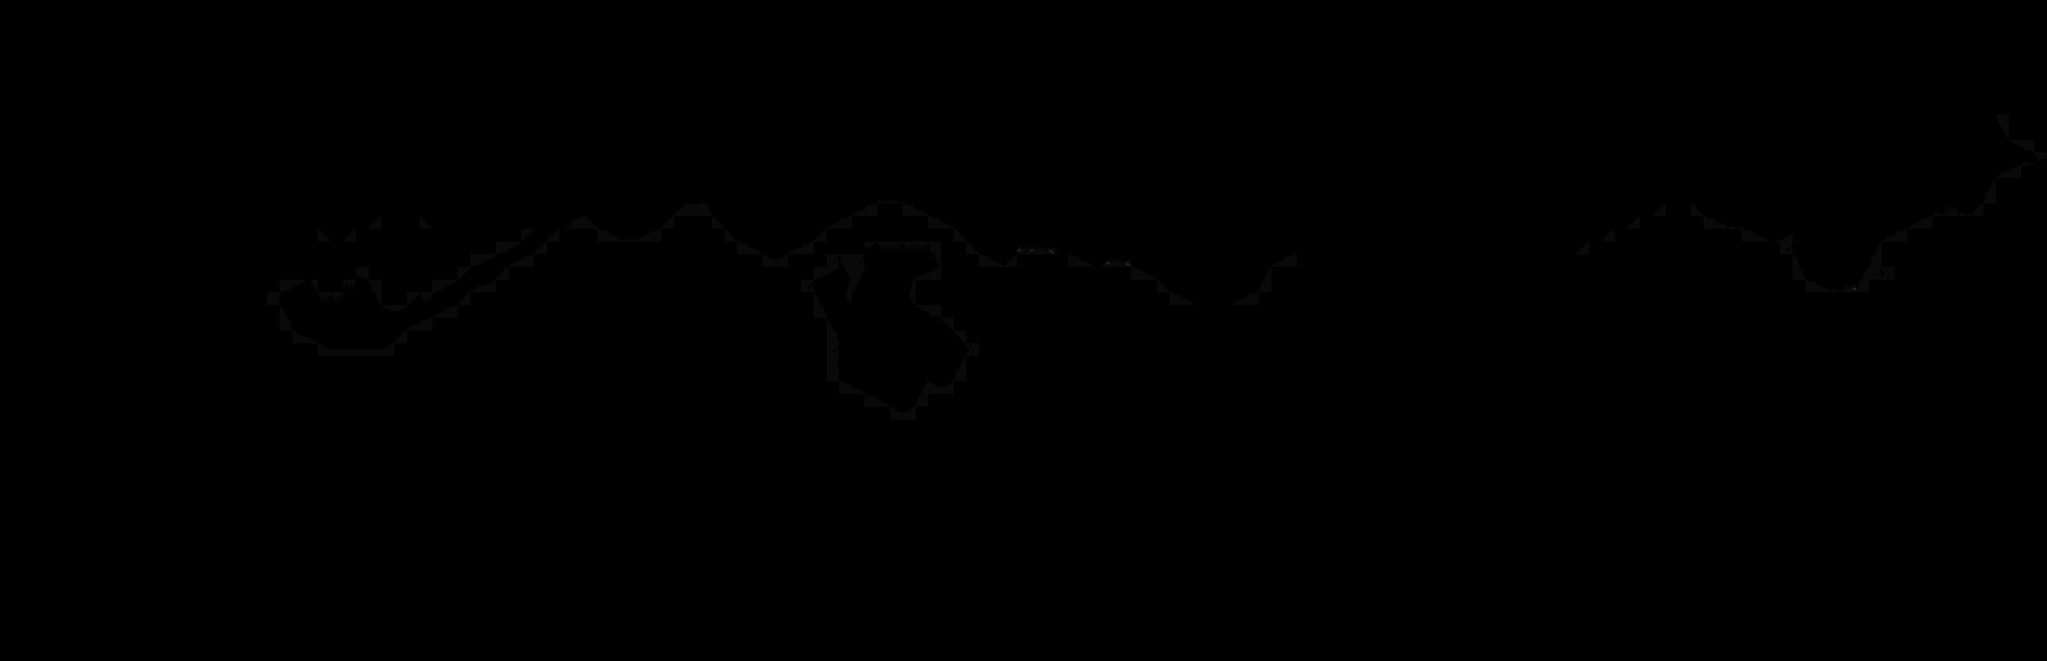

A 2D game scene composited from a Tiled map and its tileset images. What follows is a short description and the map's XML, with each tile layer's data collapsed to a summary:
An orthogonal 161x52 tile map with 16x16 px tiles, 1 tile layer (ground), 2 tilesets and 33 objects.

<map version="1.0" tiledversion="1.1.5" orientation="orthogonal" renderorder="right-down" width="161" height="52" tilewidth="16" tileheight="16" infinite="0" nextobjectid="6">
 <tileset firstgid="1" name="mininicular" tilewidth="16" tileheight="16" tilecount="80" columns="4">
  <image source="mininicular.png" width="64" height="320" />
  <terraintypes>
   <terrain name="Новый участок" tile="-1" />
  </terraintypes>
  <tile id="0" terrain="0,0,0,0">
   <objectgroup draworder="index">
    <object id="1" x="0.0625" y="0.0625" width="15.9375" height="15.9375" />
   </objectgroup>
  </tile>
  <tile id="2">
   <objectgroup draworder="index">
    <object id="0" x="0.03125" y="0.03125">
     <polygon points="0,0 15.9688,-0.03125 15.9688,15.9688 -0.03125,15.9688" />
    </object>
   </objectgroup>
  </tile>
  <tile id="3">
   <objectgroup draworder="index">
    <object id="0" x="-0.03125" y="0">
     <polygon points="0,0 16.0313,0 16.0313,16 0.03125,16" />
    </object>
   </objectgroup>
  </tile>
  <tile id="4" terrain="0,0,0,0">
   <objectgroup draworder="index">
    <object id="0" x="0.0625" y="4.125">
     <polygon points="0,0 4.0625,-4.0625 16,-4.0625 16.0625,12 -0.125,11.9375" />
    </object>
   </objectgroup>
  </tile>
  <tile id="5">
   <objectgroup draworder="index">
    <object id="0" x="-0.130435" y="0.0434783">
     <polygon points="0,0 12.1304,0 16.087,4 16.087,8.91304 10.087,15.8696 -0.0869565,15.8696" />
    </object>
   </objectgroup>
  </tile>
  <tile id="6">
   <objectgroup draworder="index">
    <object id="0" x="0.0625" y="16.0313">
     <polygon points="0,0 15.9375,-16.0313 15.9375,-0.03125" />
    </object>
   </objectgroup>
  </tile>
  <tile id="7">
   <objectgroup draworder="index">
    <object id="0" x="-0.03125" y="-0.0625">
     <polygon points="0,0 16.0313,16.0625 0.03125,16.0625" />
    </object>
   </objectgroup>
  </tile>
  <tile id="8" terrain="0,0,,0">
   <objectgroup draworder="index">
    <object id="0" x="0" y="8.0625">
     <polygon points="0,0 5.9375,-8 16.0625,-8.125 16.0625,7.875 -0.125,7.875" />
    </object>
   </objectgroup>
  </tile>
  <tile id="9">
   <objectgroup draworder="index">
    <object id="0" x="0.0434783" y="0">
     <polygon points="0,0 9.86957,0 15.9565,8.04348 15.913,16.0435 -0.100543,16.0679" />
    </object>
   </objectgroup>
  </tile>
  <tile id="10">
   <objectgroup draworder="index">
    <object id="0" x="-0.0625" y="-0.03125">
     <polygon points="0,0 16.0625,0.03125 16.0625,16.0313" />
    </object>
   </objectgroup>
  </tile>
  <tile id="11">
   <objectgroup draworder="index">
    <object id="0" x="0.03125" y="0">
     <polygon points="0,0 15.9688,0 -0.03125,16" />
    </object>
   </objectgroup>
  </tile>
  <tile id="12" terrain=",0,,0">
   <objectgroup draworder="index">
    <object id="0" x="-0.0625" y="0" width="16.0313" height="15.9688" />
   </objectgroup>
  </tile>
  <tile id="13">
   <objectgroup draworder="index">
    <object id="0" x="-0.0625" y="0" width="15" height="16.0313" />
   </objectgroup>
  </tile>
  <tile id="16" terrain="0,0,0,0">
   <objectgroup draworder="index">
    <object id="0" x="0" y="0" width="16" height="16" />
   </objectgroup>
  </tile>
  <tile id="17">
   <objectgroup draworder="index">
    <object id="0" x="-0.0434783" y="0">
     <polygon points="0,0 16,0 16.0435,15.913 -0.0434783,16.0435" />
    </object>
   </objectgroup>
  </tile>
  <tile id="20" terrain="0,0,0,0">
   <objectgroup draworder="index">
    <object id="0" x="-0.0434783" y="-0.0434783">
     <polygon points="0,0 16,0 16.0435,16.0435 0,16.0435" />
    </object>
   </objectgroup>
  </tile>
  <tile id="21">
   <objectgroup draworder="index">
    <object id="0" x="0" y="0">
     <polygon points="0,0 16,0 16,16 0,16" />
    </object>
   </objectgroup>
  </tile>
  <tile id="24">
   <objectgroup draworder="index">
    <object id="0" x="-0.0434783" y="0">
     <polygon points="0,0 16,0 16.0435,3 15.087,2.95652 15.0435,7.95652 12.0435,7.95652 12,11 9.04348,11.0435 9,12.9565 8,12.913 8.04348,11.0435 6.08696,11 6.04348,9.08696 5,9.13043 4.95652,12.0435 4.04348,12.0435 3.95652,5.95652 3.04348,5.95652 3.08696,7.04348 2,7 2,3.04348 0,3" />
    </object>
   </objectgroup>
  </tile>
  <tile id="25" terrain="0,,,0">
   <objectgroup draworder="index">
    <object id="0" x="0" y="-0.0625">
     <polygon points="0,0 16,0.0625 15.9688,13.0938 -0.0625,13.1563" />
    </object>
   </objectgroup>
  </tile>
  <tile id="26" terrain=",,0," />
  <tile id="27">
   <objectgroup draworder="index">
    <object id="0" x="-0.09375" y="15.9375">
     <polygon points="0,0 7.96875,-4.875 16.1563,0.0625" />
    </object>
   </objectgroup>
  </tile>
  <tile id="30">
   <properties>
    <property name="class" value="water" />
   </properties>
  </tile>
  <tile id="31" terrain="0,,," />
  <tile id="36">
   <objectgroup draworder="index">
    <object id="0" x="-0.0434783" y="5.04348">
     <polygon points="0,0 0.913043,0 16.0435,0.0869565 16.0435,10.9565 0.0434783,10.9565" />
    </object>
   </objectgroup>
  </tile>
  <tile id="38">
   <objectgroup draworder="index">
    <object id="0" x="6.90625" y="15.9688">
     <polygon points="0,0 9.09375,-15.9688 9.09375,0.03125" />
    </object>
   </objectgroup>
  </tile>
  <tile id="39">
   <properties>
    <property name="collidable" value="true" />
   </properties>
   <objectgroup draworder="index">
    <object id="0" x="-0.0625" y="0">
     <polygon points="0,0 8.09375,15.9688 0.0625,16" />
    </object>
   </objectgroup>
  </tile>
  <tile id="42">
   <objectgroup draworder="index" />
  </tile>
  <tile id="43">
   <objectgroup draworder="index">
    <object id="0" x="-0.03125" y="0">
     <polygon points="0,0 9,0 16.0313,16 0.03125,16" />
    </object>
   </objectgroup>
  </tile>
  <tile id="52">
   <objectgroup draworder="index">
    <object id="0" x="0.0434783" y="15.9565">
     <polygon points="0,0 15.913,-7.95652 15.9565,0.0434783" />
    </object>
   </objectgroup>
  </tile>
  <tile id="53">
   <objectgroup draworder="index">
    <object id="0" x="0" y="7.95652">
     <polygon points="0,0 16,-7.95652 16,8.04348 0,8.04348" />
    </object>
   </objectgroup>
  </tile>
  <tile id="56">
   <objectgroup draworder="index" />
  </tile>
  <tile id="57">
   <objectgroup draworder="index" />
  </tile>
  <tile id="60">
   <objectgroup draworder="index">
    <object id="0" x="0" y="-0.0434783">
     <polygon points="0,0 15.9565,8.17391 16,16.0435 0,16.0435" />
    </object>
   </objectgroup>
  </tile>
  <tile id="61">
   <objectgroup draworder="index">
    <object id="0" x="0" y="7.95652">
     <polygon points="0,0 16,8.04348 0,8.04348" />
    </object>
   </objectgroup>
  </tile>
  <tile id="66">
   <objectgroup draworder="index">
    <object id="0" x="0" y="0">
     <polygon points="0,0 16,8 16,16 0,16 0,12" />
    </object>
   </objectgroup>
  </tile>
  <tile id="67">
   <objectgroup draworder="index">
    <object id="0" x="0" y="8">
     <polygon points="0,0 16,-8 16,8 0,8" />
    </object>
   </objectgroup>
  </tile>
  <tile id="71">
   <objectgroup draworder="index">
    <object id="0" x="0" y="8.04348">
     <polygon points="0,0 15.913,-0.0434783 16,7.95652 0,7.95652" />
    </object>
   </objectgroup>
  </tile>
  <tile id="72">
   <objectgroup draworder="index">
    <object id="0" x="0" y="16">
     <polyline points="0,0 16,-8 16,0 0,0" />
    </object>
   </objectgroup>
  </tile>
  <tile id="73">
   <objectgroup draworder="index">
    <object id="0" x="0" y="8">
     <polyline points="0,0 16,8 0,8 0,0" />
    </object>
   </objectgroup>
  </tile>
 </tileset>
 <tileset firstgid="81" name="gray_square" tilewidth="16" tileheight="16" tilecount="26" columns="2">
  <image source="gray_square.png" width="32" height="208" />
 </tileset>
 <layer name="ground" width="161" height="52">
  <properties>
   <property name="collidable" value="true" />
  </properties>
  <data>[8372 cells, 5699 non-empty, 44 distinct tile ids]</data>
 </layer>
</map>
